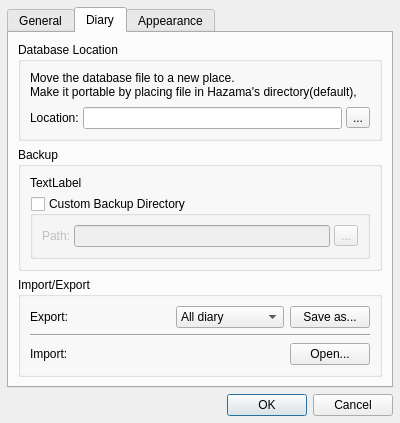
<?xml version="1.0" encoding="UTF-8"?>
<ui version="4.0">
 <class>Settings</class>
 <widget class="QDialog" name="Settings">
  <property name="windowModality">
   <enum>Qt::NonModal</enum>
  </property>
  <property name="geometry">
   <rect>
    <x>0</x>
    <y>0</y>
    <width>400</width>
    <height>410</height>
   </rect>
  </property>
  <property name="windowTitle">
   <string>Settings</string>
  </property>
  <property name="sizeGripEnabled">
   <bool>false</bool>
  </property>
  <property name="modal">
   <bool>false</bool>
  </property>
  <layout class="QVBoxLayout" name="verticalLayout">
   <property name="margin">
    <number>7</number>
   </property>
   <item>
    <widget class="QTabWidget" name="tabWidget">
     <property name="tabShape">
      <enum>QTabWidget::Rounded</enum>
     </property>
     <property name="currentIndex">
      <number>1</number>
     </property>
     <property name="documentMode">
      <bool>false</bool>
     </property>
     <property name="tabsClosable">
      <bool>false</bool>
     </property>
     <property name="movable">
      <bool>false</bool>
     </property>
     <widget class="QWidget" name="general">
      <attribute name="title">
       <string>General</string>
      </attribute>
     </widget>
     <widget class="QWidget" name="nikkichou">
      <attribute name="title">
       <string>Diary</string>
      </attribute>
      <layout class="QVBoxLayout" name="verticalLayout_3">
       <item>
        <widget class="QGroupBox" name="fileBox">
         <property name="sizePolicy">
          <sizepolicy hsizetype="Expanding" vsizetype="Preferred">
           <horstretch>0</horstretch>
           <verstretch>0</verstretch>
          </sizepolicy>
         </property>
         <property name="title">
          <string>Database Location</string>
         </property>
         <layout class="QVBoxLayout" name="verticalLayout_2">
          <item>
           <widget class="QLabel" name="fileLabel">
            <property name="text">
             <string>Move the database file to a new place.
Make it portable by placing file in Hazama's directory(default),</string>
            </property>
            <property name="alignment">
             <set>Qt::AlignLeading|Qt::AlignLeft|Qt::AlignTop</set>
            </property>
            <property name="wordWrap">
             <bool>false</bool>
            </property>
           </widget>
          </item>
          <item>
           <layout class="QHBoxLayout" name="horizontalLayout">
            <property name="spacing">
             <number>4</number>
            </property>
            <item>
             <widget class="QLabel" name="label">
              <property name="text">
               <string>Location:</string>
              </property>
             </widget>
            </item>
            <item>
             <widget class="QLineEdit" name="locEdit"/>
            </item>
            <item>
             <widget class="QToolButton" name="locBro">
              <property name="text">
               <string>...</string>
              </property>
             </widget>
            </item>
           </layout>
          </item>
         </layout>
        </widget>
       </item>
       <item>
        <widget class="QGroupBox" name="backupBox">
         <property name="sizePolicy">
          <sizepolicy hsizetype="Expanding" vsizetype="Preferred">
           <horstretch>0</horstretch>
           <verstretch>0</verstretch>
          </sizepolicy>
         </property>
         <property name="title">
          <string>Backup</string>
         </property>
         <layout class="QVBoxLayout" name="verticalLayout_4">
          <item>
           <widget class="QLabel" name="backupLabel">
            <property name="text">
             <string>TextLabel</string>
            </property>
           </widget>
          </item>
          <item>
           <widget class="QGroupBox" name="cusDirBox">
            <property name="title">
             <string>Custom Backup Directory</string>
            </property>
            <property name="checkable">
             <bool>true</bool>
            </property>
            <property name="checked">
             <bool>false</bool>
            </property>
            <layout class="QHBoxLayout" name="horizontalLayout_2">
             <property name="spacing">
              <number>4</number>
             </property>
             <item>
              <widget class="QLabel" name="label_4">
               <property name="text">
                <string>Path:</string>
               </property>
              </widget>
             </item>
             <item>
              <widget class="QLineEdit" name="cusDirEdit">
               <property name="text">
                <string/>
               </property>
              </widget>
             </item>
             <item>
              <widget class="QToolButton" name="toolButton_2">
               <property name="text">
                <string>...</string>
               </property>
              </widget>
             </item>
            </layout>
           </widget>
          </item>
         </layout>
        </widget>
       </item>
       <item>
        <widget class="QGroupBox" name="groupBox_2">
         <property name="title">
          <string>Import/Export</string>
         </property>
         <property name="flat">
          <bool>false</bool>
         </property>
         <layout class="QVBoxLayout" name="verticalLayout_5">
          <item>
           <layout class="QHBoxLayout" name="horizontalLayout_3">
            <item>
             <widget class="QLabel" name="exportLabel">
              <property name="sizePolicy">
               <sizepolicy hsizetype="Expanding" vsizetype="Preferred">
                <horstretch>0</horstretch>
                <verstretch>0</verstretch>
               </sizepolicy>
              </property>
              <property name="text">
               <string>Export:</string>
              </property>
             </widget>
            </item>
            <item>
             <widget class="QComboBox" name="exportOption">
              <property name="sizePolicy">
               <sizepolicy hsizetype="Maximum" vsizetype="Fixed">
                <horstretch>0</horstretch>
                <verstretch>0</verstretch>
               </sizepolicy>
              </property>
              <item>
               <property name="text">
                <string>All diary</string>
               </property>
              </item>
              <item>
               <property name="text">
                <string>Selected diary</string>
               </property>
              </item>
             </widget>
            </item>
            <item>
             <widget class="QPushButton" name="exportBtn">
              <property name="sizePolicy">
               <sizepolicy hsizetype="Maximum" vsizetype="Fixed">
                <horstretch>0</horstretch>
                <verstretch>0</verstretch>
               </sizepolicy>
              </property>
              <property name="text">
               <string>Save as...</string>
              </property>
              <property name="autoDefault">
               <bool>false</bool>
              </property>
             </widget>
            </item>
           </layout>
          </item>
          <item>
           <widget class="Line" name="line">
            <property name="orientation">
             <enum>Qt::Horizontal</enum>
            </property>
           </widget>
          </item>
          <item>
           <layout class="QHBoxLayout" name="horizontalLayout_4">
            <item>
             <widget class="QLabel" name="importLabel">
              <property name="text">
               <string>Import:</string>
              </property>
             </widget>
            </item>
            <item>
             <widget class="QPushButton" name="importBtn">
              <property name="sizePolicy">
               <sizepolicy hsizetype="Maximum" vsizetype="Fixed">
                <horstretch>0</horstretch>
                <verstretch>0</verstretch>
               </sizepolicy>
              </property>
              <property name="text">
               <string>Open...</string>
              </property>
             </widget>
            </item>
           </layout>
          </item>
         </layout>
        </widget>
       </item>
      </layout>
     </widget>
     <widget class="QWidget" name="appearance">
      <attribute name="title">
       <string>Appearance</string>
      </attribute>
     </widget>
    </widget>
   </item>
   <item>
    <widget class="QDialogButtonBox" name="buttonBox">
     <property name="orientation">
      <enum>Qt::Horizontal</enum>
     </property>
     <property name="standardButtons">
      <set>QDialogButtonBox::Cancel|QDialogButtonBox::Ok</set>
     </property>
    </widget>
   </item>
  </layout>
 </widget>
 <resources/>
 <connections>
  <connection>
   <sender>buttonBox</sender>
   <signal>accepted()</signal>
   <receiver>Settings</receiver>
   <slot>accept()</slot>
   <hints>
    <hint type="sourcelabel">
     <x>248</x>
     <y>254</y>
    </hint>
    <hint type="destinationlabel">
     <x>157</x>
     <y>274</y>
    </hint>
   </hints>
  </connection>
  <connection>
   <sender>buttonBox</sender>
   <signal>rejected()</signal>
   <receiver>Settings</receiver>
   <slot>reject()</slot>
   <hints>
    <hint type="sourcelabel">
     <x>316</x>
     <y>260</y>
    </hint>
    <hint type="destinationlabel">
     <x>286</x>
     <y>274</y>
    </hint>
   </hints>
  </connection>
 </connections>
 <slots>
  <slot>on_importBtn_clicked()</slot>
 </slots>
</ui>
